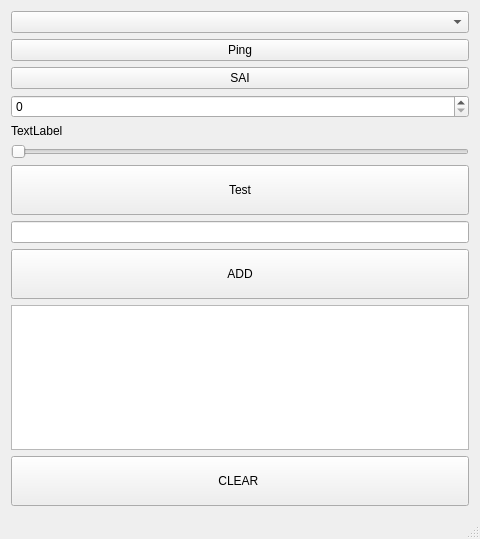
<?xml version="1.0" encoding="UTF-8"?>
<ui version="4.0">
 <class>MainWindow</class>
 <widget class="QMainWindow" name="MainWindow">
  <property name="geometry">
   <rect>
    <x>0</x>
    <y>0</y>
    <width>480</width>
    <height>539</height>
   </rect>
  </property>
  <property name="windowTitle">
   <string>MainWindow</string>
  </property>
  <widget class="QWidget" name="centralWidget">
   <layout class="QVBoxLayout" name="verticalLayout">
    <item>
     <widget class="QComboBox" name="comboBox"/>
    </item>
    <item>
     <widget class="QPushButton" name="pushButton_Ping">
      <property name="text">
       <string>Ping</string>
      </property>
     </widget>
    </item>
    <item>
     <widget class="QPushButton" name="pushButton">
      <property name="text">
       <string>SAI</string>
      </property>
     </widget>
    </item>
    <item>
     <widget class="QSpinBox" name="spinBox"/>
    </item>
    <item>
     <widget class="QLabel" name="capLabel">
      <property name="text">
       <string>TextLabel</string>
      </property>
     </widget>
    </item>
    <item>
     <widget class="QSlider" name="horizontalSlider">
      <property name="maximum">
       <number>63</number>
      </property>
      <property name="pageStep">
       <number>1</number>
      </property>
      <property name="orientation">
       <enum>Qt::Horizontal</enum>
      </property>
     </widget>
    </item>
    <item>
     <widget class="QPushButton" name="pushButton_test">
      <property name="minimumSize">
       <size>
        <width>0</width>
        <height>50</height>
       </size>
      </property>
      <property name="text">
       <string>Test</string>
      </property>
     </widget>
    </item>
    <item>
     <widget class="QLineEdit" name="lineEdit"/>
    </item>
    <item>
     <widget class="QPushButton" name="pushButton_2">
      <property name="minimumSize">
       <size>
        <width>0</width>
        <height>50</height>
       </size>
      </property>
      <property name="text">
       <string>ADD</string>
      </property>
     </widget>
    </item>
    <item>
     <widget class="QTextEdit" name="textEdit"/>
    </item>
    <item>
     <widget class="QPushButton" name="pushButton_3">
      <property name="minimumSize">
       <size>
        <width>0</width>
        <height>50</height>
       </size>
      </property>
      <property name="text">
       <string>CLEAR </string>
      </property>
     </widget>
    </item>
    <item>
     <spacer name="verticalSpacer">
      <property name="orientation">
       <enum>Qt::Vertical</enum>
      </property>
      <property name="sizeHint" stdset="0">
       <size>
        <width>20</width>
        <height>40</height>
       </size>
      </property>
     </spacer>
    </item>
   </layout>
  </widget>
  <widget class="QMenuBar" name="menuBar">
   <property name="geometry">
    <rect>
     <x>0</x>
     <y>0</y>
     <width>480</width>
     <height>21</height>
    </rect>
   </property>
  </widget>
  <widget class="QStatusBar" name="statusBar"/>
 </widget>
 <layoutdefault spacing="6" margin="11"/>
 <resources/>
 <connections>
  <connection>
   <sender>horizontalSlider</sender>
   <signal>valueChanged(int)</signal>
   <receiver>spinBox</receiver>
   <slot>setValue(int)</slot>
   <hints>
    <hint type="sourcelabel">
     <x>84</x>
     <y>161</y>
    </hint>
    <hint type="destinationlabel">
     <x>87</x>
     <y>143</y>
    </hint>
   </hints>
  </connection>
 </connections>
</ui>
